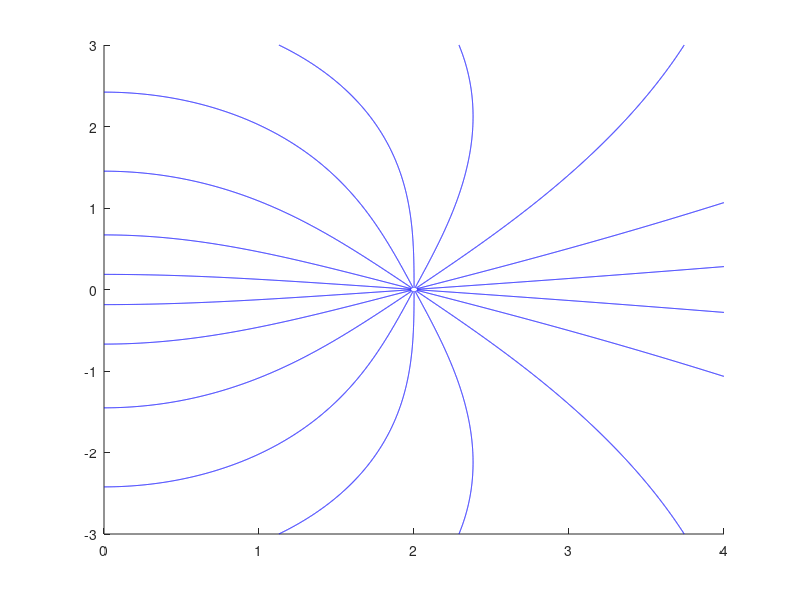

The MATLAB source for this figure: (Note: this script raises an error after producing the figure.)
figure
hold on

[a, b, d, h] = deal(4, 3, 2.0005, 0.01);
[x, y] = meshgrid(0:h:a, -b:h:b);

Phi = 1./ hypot(x - d, y) - 1./ hypot(x + d, y);
[Ex, Ey] = gradient(-Phi, h);

theta = 10 : 20 : 360-10;
startx = d - 2 * h * cosd(theta);
starty = 2 * h * sind(theta);
sl1 = lincomp(streamline(x, y, Ex, Ey, startx, starty), disp=false);
sl2 = lincomp(streamline(-x, y, -Ex, Ey, -startx, starty), disp=false);
set(sl1, LineWidth=1, Color='k')
set(sl2, LineWidth=1, Color='k', LineStyle='--')
addarrow(sl1, '->', size=.25, angle=10)
xline(0, 'k', LineWidth=1)
scatter(d, 0, 100, 'ok', LineWidth=1, MarkerFaceColor='w')
scatter(-d, 0, 100, 'ok', LineWidth=1, MarkerFaceColor='#777777')
% text([1 -1]*(d+.25), [1 1]*-.5, ["$q$", "$q'$"], Interpreter='latex', ...
%     HorizontalAlignment='center', FontSize=15)
text(0, b, "$~\Phi=0$", Interpreter='latex', FontSize=15)
% level = [1 2 3 5 8 15] / 10;
% level = [flip(-level)  level];
% contour(x, y, Phi, level, '--k', LineWidth=1)

axis equal off
axis([-a a -b b])

exportgraphics(gca, '../image_charge_plane.pdf', ContentType='vector', BackgroundColor='none')
